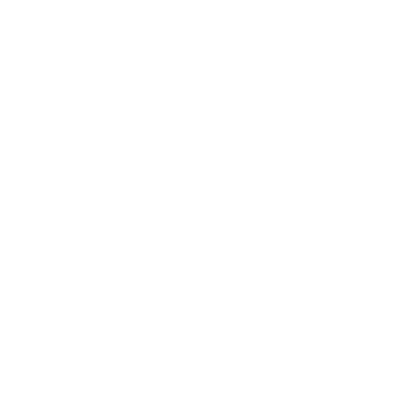
Frame 1 (no input)
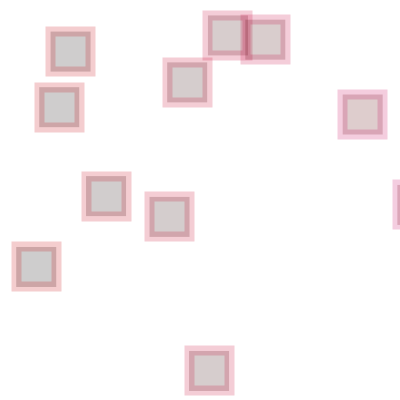
Frame 60 (the mouse pressed at the canvas centre just before this capture)
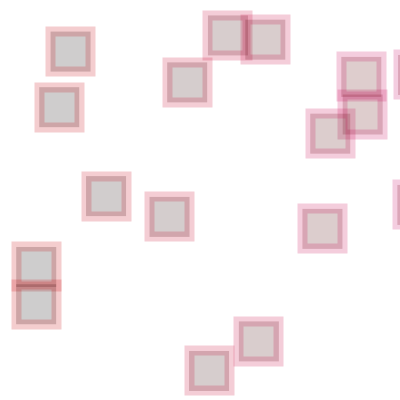
Frame 120 (the mouse held since frame 60 and released just before this capture)

The Processing sketch that drew these frames (run headless with seeded random() and noise(); from frame 60 on, the mouse is pressed at the canvas centre):

// Processing sketch: processing_133116
// ── processing_133116.pde

void setup(){
  size(400,400); 
  smooth();
  background(255); 
 
}

void draw(){ 
  frameRate(40); 
  noFill(); 
  float a=random(510);
  float b=random(510); 
  fill(a/2,0,0,50); 
  stroke(200,0,a/2,50); 
  strokeWeight(10);
    rect(a*2,b*2,40,40); 
}  
